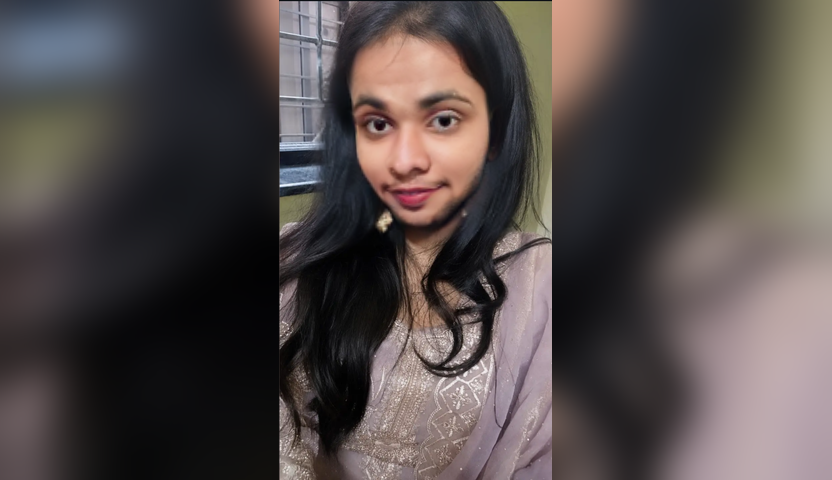
#> input picture swap_test.png, 832 x 480 px
$ python -i prepare_face_consistency_inputs.py   (imports and definitions only)
#> lines starting #> are read from the running program, lines starting #| are printed output that depends on the picture
#!/usr/bin/env python3
"""Prepare full-frame, aspect-matched inputs for the c08/c18 face test."""
from __future__ import annotations

import argparse
import json
from pathlib import Path

from PIL import Image, ImageFilter, ImageOps

TARGET_SIZE = (1280, 720)
SHOT_IDS = ("c08", "c18")


def prepare_frame(source_path: Path, output_path: Path) -> dict[str, object]:
#> called with source_path = '../swap_test.png', output_path = 'out.png'
    with Image.open(source_path) as opened:
#> opened is the input picture: PIL image 832x480 RGB; mean R, G, B 81.4, 73.4, 72.4
        image = ImageOps.exif_transpose(opened).convert("RGB")
    source_size = image.size
#> source_size = (832, 480)

    background = ImageOps.fit(
        image,
        TARGET_SIZE,
        method=Image.Resampling.LANCZOS,
    ).filter(ImageFilter.GaussianBlur(radius=32))
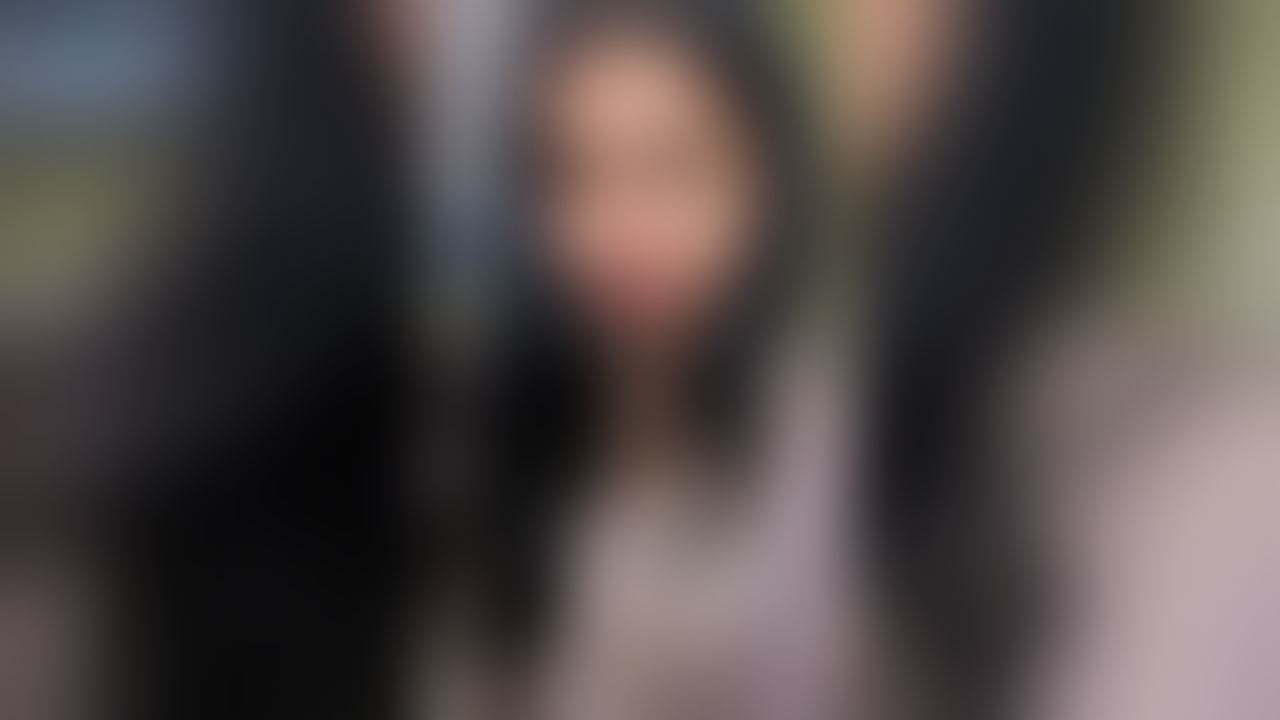
#> background: PIL image 1280x720 RGB; mean R, G, B 81.2, 73.2, 72.2
    foreground = ImageOps.contain(
        image,
        TARGET_SIZE,
        method=Image.Resampling.LANCZOS,
    )
    left = (TARGET_SIZE[0] - foreground.width) // 2
#> left = 16
    top = (TARGET_SIZE[1] - foreground.height) // 2
#> top = 0

    frame = background.copy()
    mask = Image.new("L", foreground.size, 255).filter(ImageFilter.GaussianBlur(radius=12))
#> mask: PIL image 1248x720 L; every value is 255
    frame.paste(foreground, (left, top), mask)
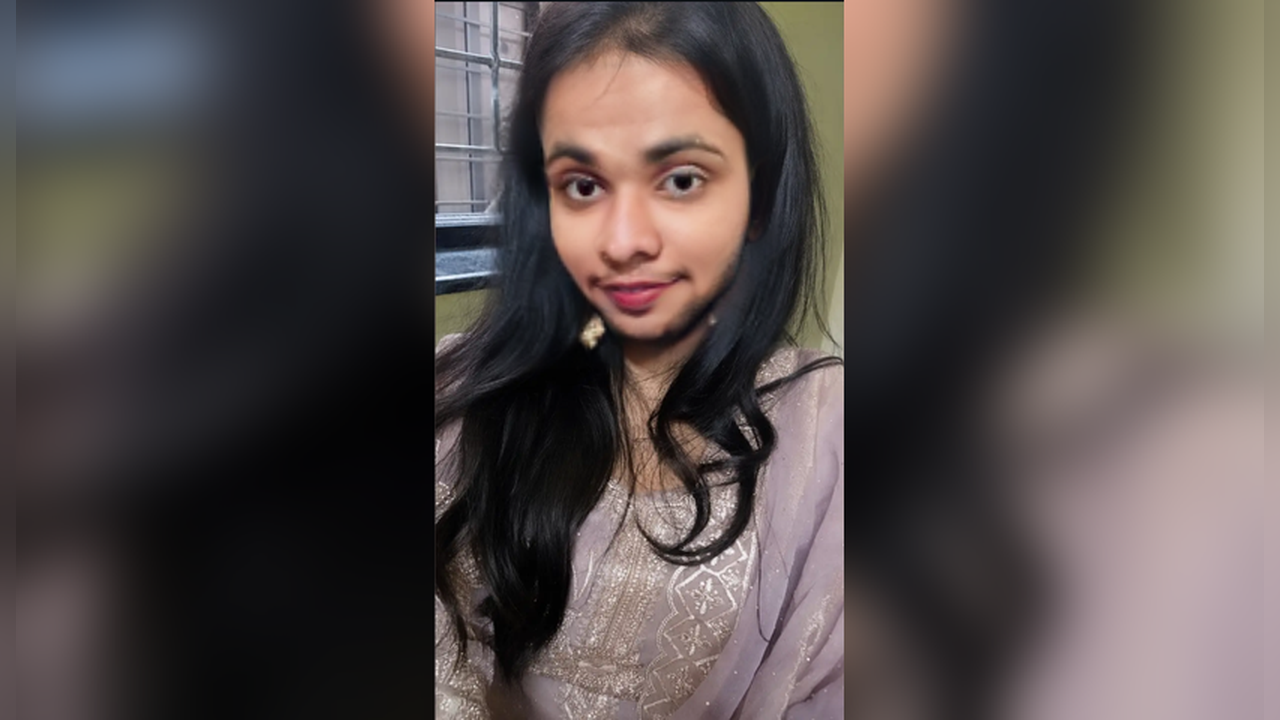
#> frame: PIL image 1280x720 RGB; mean R, G, B 82.5, 74.5, 73.4
    frame.save(output_path, format="PNG", optimize=True)

    return {
        "source": str(source_path),
        "output": str(output_path),
        "sourceSize": source_size,
        "outputSize": TARGET_SIZE,
        "fullSourceContentBox": [
            left,
            top,
            left + foreground.width,
            top + foreground.height,
        ],
        "sourceContentRetained": True,
    }


def main() -> int:
    parser = argparse.ArgumentParser()
    parser.add_argument(
        "--output-dir",
        required=True,
        type=Path,
        help="Directory for generated frames; source photos are not copied into the repository.",
    )
    parser.add_argument("--root", type=Path, default=Path(__file__).resolve().parents[1])
    parser.add_argument("--overwrite", action="store_true")
    args = parser.parse_args()

    inputs = [
        (args.root / "startframes" / f"{shot_id}.png", args.output_dir / f"{shot_id}_face_test.png")
        for shot_id in SHOT_IDS
    ]
    for source, output in inputs:
        if not source.is_file():
            parser.error(f"missing source image: {source}")
        if output.exists() and not args.overwrite:
            parser.error(f"output exists (pass --overwrite to replace): {output}")

    args.output_dir.mkdir(parents=True, exist_ok=True)
    results = [prepare_frame(source, output) for source, output in inputs]

    print(json.dumps(results, indent=2))
    return 0


# [2 lines not run here, left out]

>>> result = prepare_frame('../swap_test.png', 'out.png')
